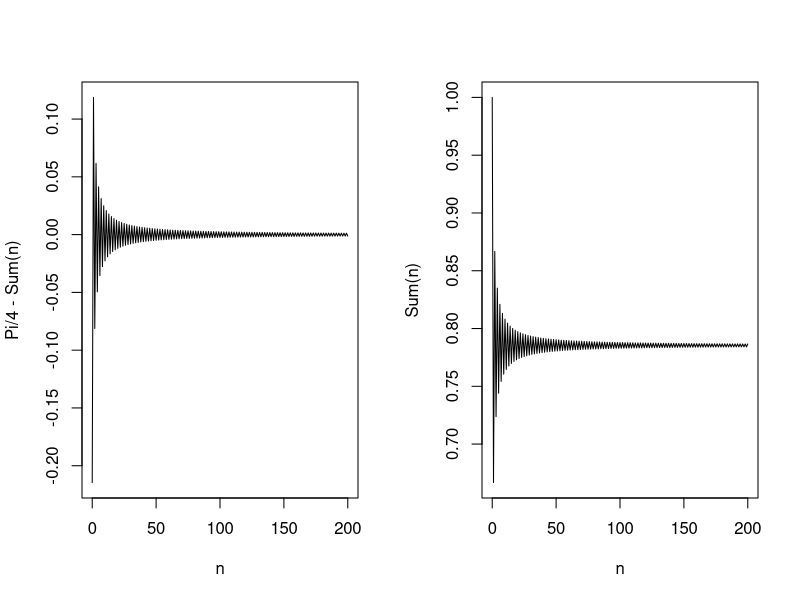
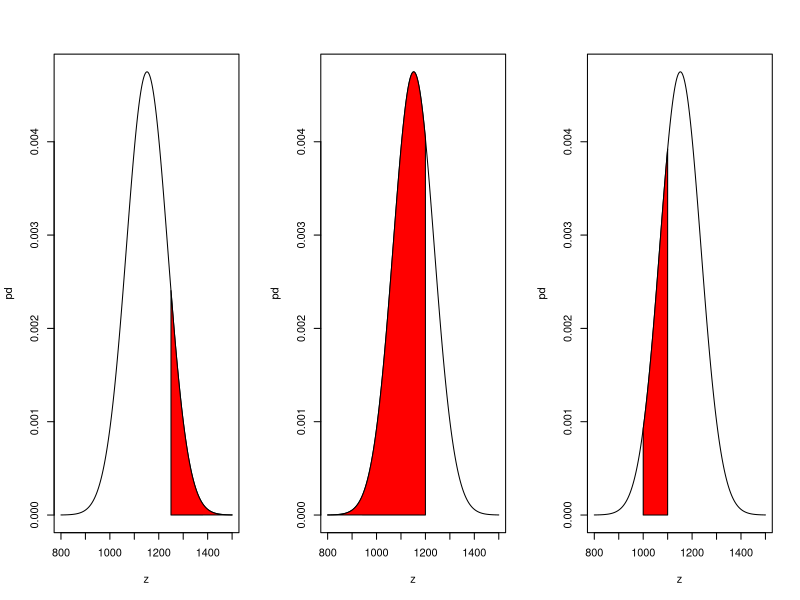
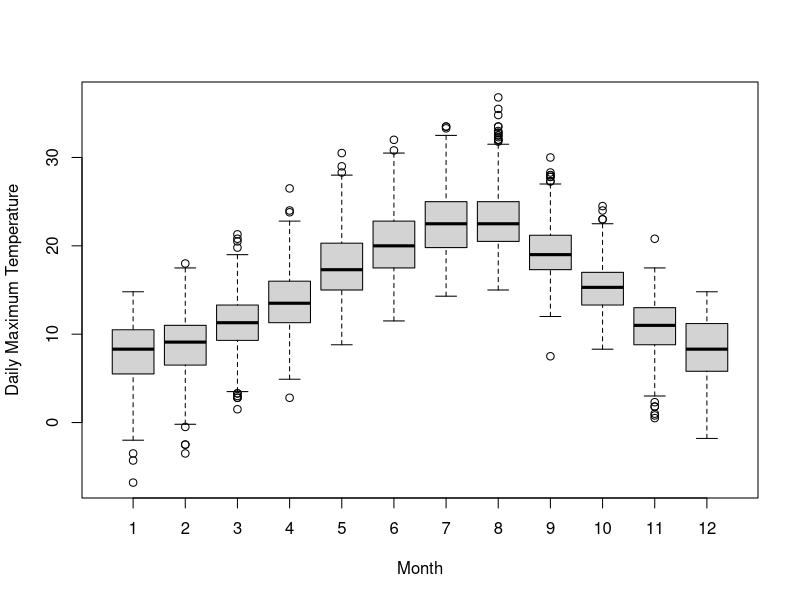
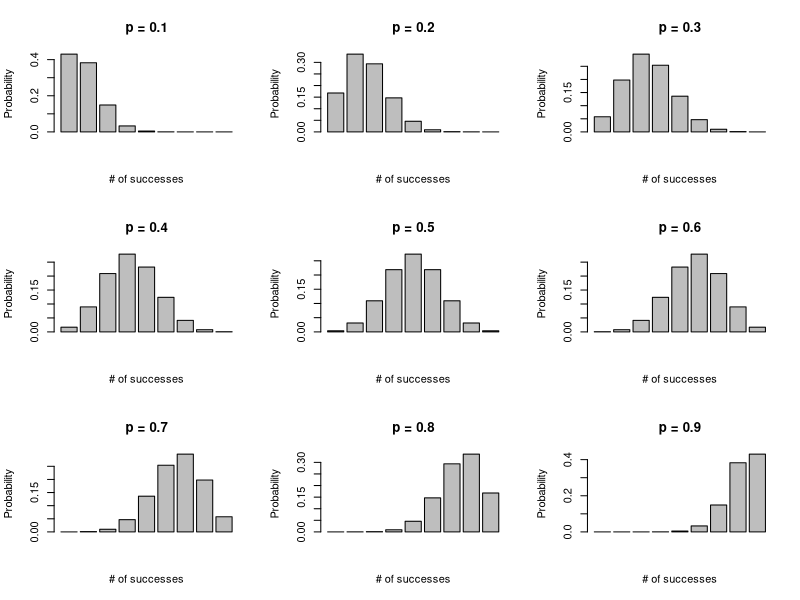

These charts were generated, in order, by the following R code:
#1) 

p = c() #Creating empty vectors
diff = c()
sum = c()
for (n in 0:200) {
  k = ((-1)^n)*(1/(2*n+1)) #Leibniz's series formula
  p = append(p, k, after= length(p)) #Append value of k into the empty vector p
  s = sum(p) #Sum up all values of p calculated up to x in [0,200]
  d = (pi/4) - s #Difference between actual pi/4 and the approximation up to x in [0,200]
  diff = append(diff,d,after=length(diff))
  sum = append(sum,s,after=length(sum)) #Appending the sum and difference 
}

n = c(0:200)
par(mfrow=c(1,2))
plot(n,diff,type="l", xlab = "n", ylab="Pi/4 - Sum(n)")
plot(n,sum,type = "l",xlab = "n", ylab="Sum(n)")


#2)
z = seq(800,1500,1)
pd = dnorm(z,1152,84)

par(mfrow=c(1,3))
plot(z,pd,type= "l")
polygon(c(z[z>=1250],1250), c(pd[z >= 1250], 0), col = "red")

plot(z,pd,type= "l")
polygon(c(z[z<=1200],1200), c(pd[z <= 1200],0), col = "red")

plot(z,pd,type= "l")
polygon(c(1000,z[z>=1000 & z<= 1100],1100),c(0,pd[z>= 1000 & z<=1100],0),col = "red")

#3) 
temp = read.table("temperature.csv", sep = ",", header = T)
temp = temp[,3:7]
attach(temp)
names(temp)
par(mfrow=c(1,1))
m = factor(month) #Assigning the 'month' to be factor
plot(m, temperature, xlab = "Month", ylab = "Daily Maximum Temperature")

#4)
prob = seq(0.1,0.9,0.1) #Probability vector from 0.1 to 0.9
success = seq(0,8,1) #Number of possible successes in 8 trials
p = c()
for (j in prob){
for (i in success) {
  c = factorial(8)/(factorial(8-i)*factorial(i))
  prob = c*(j)^i*(1-j)^(8-i)
  p = append(p,prob,after=length(p))
  }
}
#Dividing success according to the probability into 9 vectors.
#Each vector holds the probability of x number of success given the prob of success
suc0 = p[1:9]
suc1 = p[10:18]
suc2 = p[19:27]
suc3 = p[28:36]
suc4 = p[37:45]
suc5 = p[46:54]
suc6 = p[55:63]
suc7 = p[64:72]
suc8 = p[73:81]

#Graphing the 9 plots of probability ranging from 0.1 to 0.9
par(mfrow = c(3,3))
barplot(suc0,xlab = '# of successes',ylab = 'Probability',main = "p = 0.1")
barplot(suc1,xlab = '# of successes',ylab = 'Probability',main = "p = 0.2")
barplot(suc2,xlab = '# of successes',ylab = 'Probability',main = "p = 0.3")
barplot(suc3,xlab = '# of successes',ylab = 'Probability',main = "p = 0.4")
barplot(suc4,xlab = '# of successes',ylab = 'Probability',main = "p = 0.5")
barplot(suc5,xlab = '# of successes',ylab = 'Probability',main = "p = 0.6")
barplot(suc6,xlab = '# of successes',ylab = 'Probability',main = "p = 0.7")
barplot(suc7,xlab = '# of successes',ylab = 'Probability',main = "p = 0.8")
barplot(suc8,xlab = '# of successes',ylab = 'Probability',main = "p = 0.9")